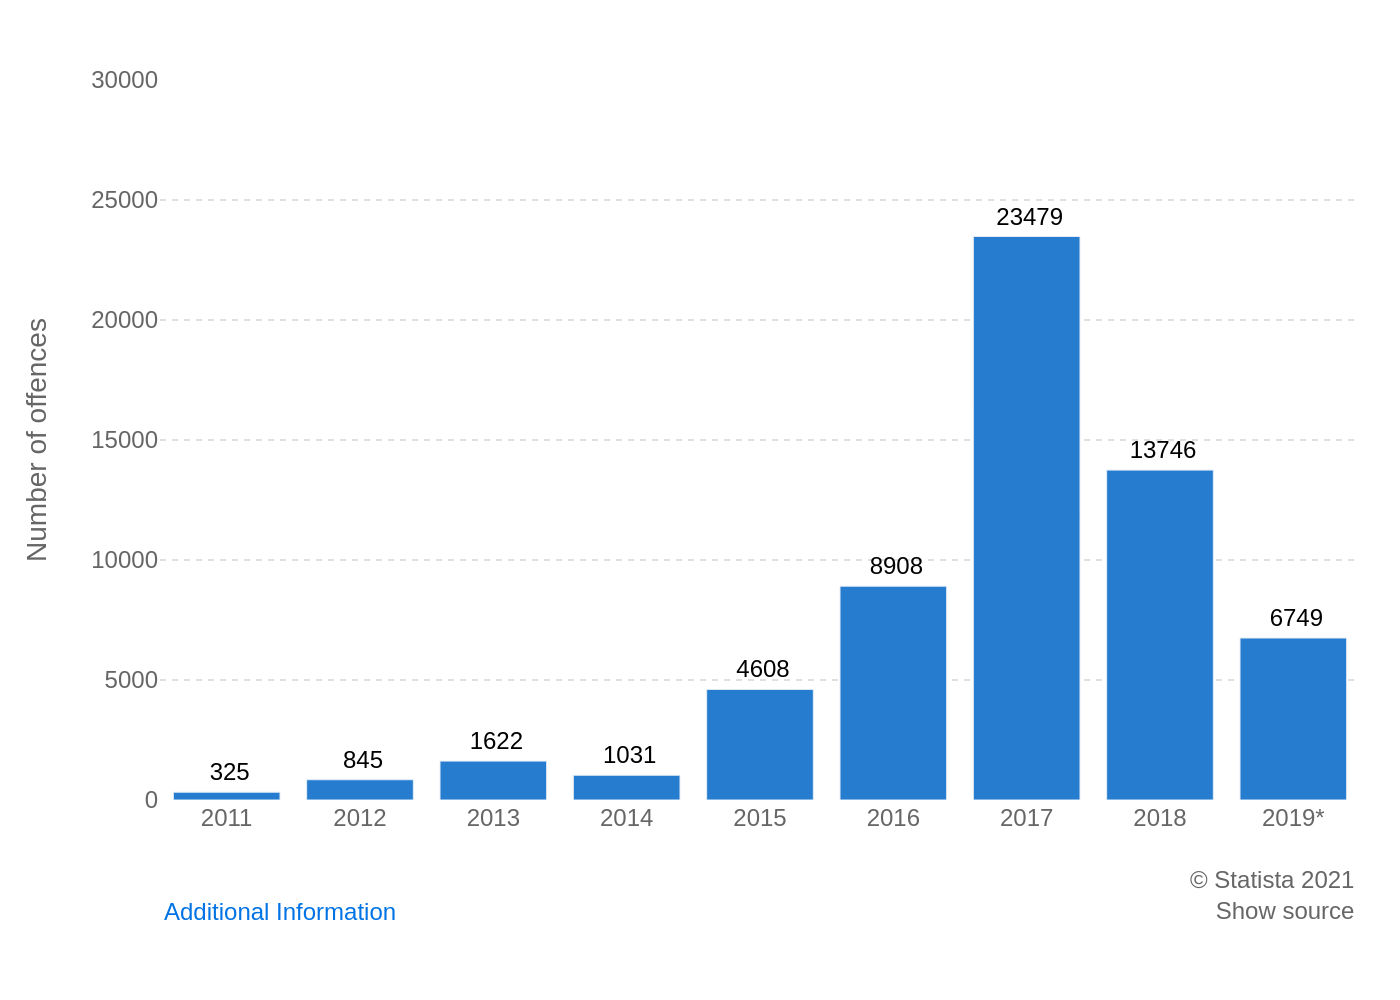

Recreate this plot in Python.
import sys
import json
import pathlib
import plotly.graph_objects as go

def main():
    if len(sys.argv) != 2:
        print("Usage: python script.py <path_to_json_file>")
        sys.exit(1)

    json_path = pathlib.Path(sys.argv[1])
    if not json_path.is_file():
        print(f"Error: JSON file not found at '{json_path}'")
        sys.exit(1)

    with open(json_path, 'r', encoding='utf-8') as f:
        chart_data = json.load(f)

    data = chart_data['chart_data'][0]
    texts = chart_data['texts']
    colors = chart_data['colors']

    fig = go.Figure()

    fig.add_trace(go.Bar(
        x=data['x'],
        y=data['y'],
        text=data['y'],
        texttemplate='%{y: }',
        textposition='outside',
        marker_color=colors['series'][0],
        textfont=dict(
            family="Arial",
            color=colors['data_labels']
        ),
        cliponaxis=False
    ))

    title_text = ""
    if texts.get('title'):
        title_text += f"<b>{texts['title']}</b>"
    if texts.get('subtitle'):
        title_text += f"<br>{texts['subtitle']}"
    
    fig.update_layout(
        title_text=title_text,
        title_x=0.05,
        title_font_family="Arial",
        xaxis_title_text=texts['x_axis_title'],
        yaxis_title_text=texts['y_axis_title'],
        yaxis=dict(
            range=[0, 30000],
            tickformat=' ',
            gridcolor=colors['grid'],
            gridwidth=1,
            griddash='dot',
            dtick=5000
        ),
        plot_bgcolor='white',
        paper_bgcolor='white',
        showlegend=False,
        font=dict(
            family="Arial",
            color=colors['axis_titles']
        ),
        margin=dict(l=80, r=20, t=40, b=100),
        annotations=[
            dict(
                text=texts['source_left'],
                showarrow=False,
                xref="paper", yref="paper",
                x=0, y=-0.18,
                xanchor='left', yanchor='bottom',
                font=dict(
                    family="Arial",
                    color=colors['source_left']
                )
            ),
            dict(
                text=texts['source_right'],
                showarrow=False,
                xref="paper", yref="paper",
                x=1, y=-0.18,
                xanchor='right', yanchor='bottom',
                align='right',
                font=dict(
                    family="Arial",
                    color=colors['source_right']
                )
            )
        ]
    )

    output_filename_base = json_path.stem
    output_path = f"{output_filename_base}.png"
    
    fig.write_image(output_path, scale=2)
    print(f"Chart saved to {output_path}")

if __name__ == "__main__":
    main()
